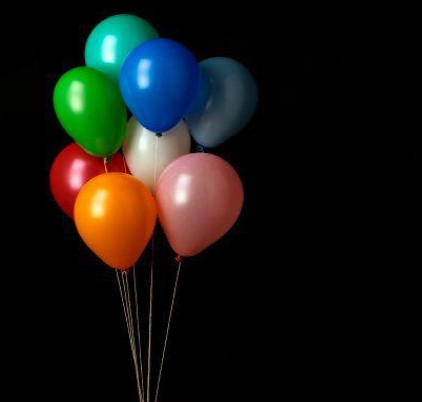
%> input picture image.jpg, 422 x 402 px
$ octave Color_Segmentation.m   (GNU Octave 9; MATLAB toolbox functions it lacks are replaced by stand-ins)
%> lines starting %> are read from the running program, lines starting %| are printed output that depends on the picture; in (x1, y1, x2, y2) boxes, pixels count from 0 and x2, y2 are one past the last pixel; in counts of white or black regions, pixels touching at a corner belong together; the program's own positions count from 1
% MATLAB code for using custom and automatic threshold for segmentation
% read the image.
k=imread("image.jpg");
%> k is the input picture: size 402x422x3 uint8; mean R, G, B 22.9, 22.2, 18

%Convert into double format.
k=double(k);
%> k: size 402x422x3 double

% take the average of R, G and B channels.
k1=(k(:,:,1)+k(:,:,2)+k(:,:,3))/3;
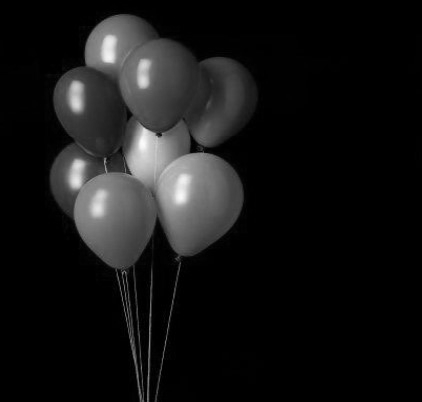
%> k1: size 402x422 double; min 0, max 251, mean 21

% display after converting into uint8 format.
%imtool(uint8(k1),[]);

% read in tiff image and convert it to double format
my_image = k1;
my_image = my_image(:,:,1);

% perform thresholding by logical indexing( Trial and error)
image_thresholded = my_image;
image_thresholded(my_image>3) = 256;
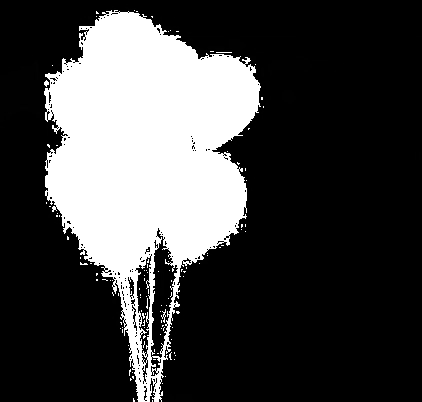
%> image_thresholded: size 402x422 double; min 0, max 256, mean 68; drawn with min black and max white
image_thresholded(my_image<0.5) = 0;
%> image_thresholded: size 402x422 double; 1.38% of pixels changed, all inside (x1, y1, x2, y2) = (0, 0, 420, 402)

% display result
figure()
subplot(1,2,1)
imshow(my_image,[])
title('original image')
subplot(1,2,2)
imshow(image_thresholded,[])
title('thresholded image')

%Calculate a 16-bin histogram for the image.
[counts,x] = imhist(k,16);
%> counts = [338396; 0; 0; 0; 0; 0; 0; 0; 0; 0; 0; 0; 0; 0; 0; 170536]; x = [0; 0.0667; 0.133; 0.2; 0.267; 0.333; 0.4; 0.467; 0.533; 0.6; 0.667; 0.733; 0.8; 0.867; 0.933; 1]
stem(x,counts)
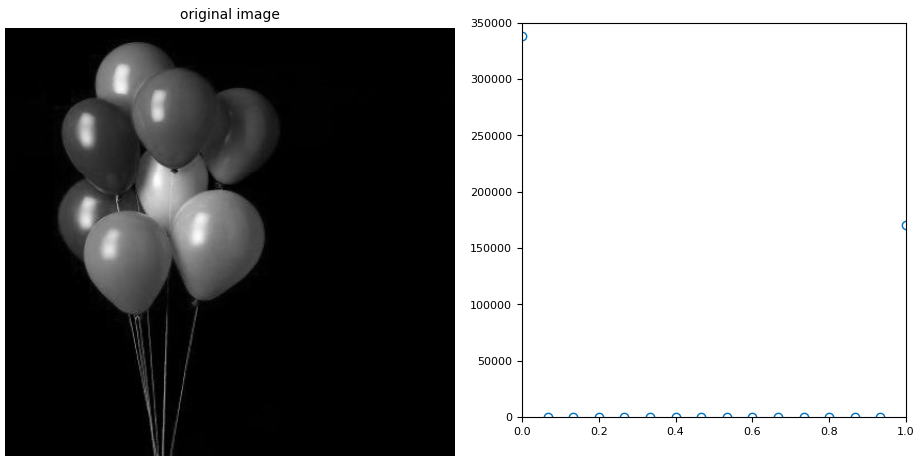
%> figure redrawn from the program's plot data, 2 panels

%Compute a global threshold using the histogram counts.
T = otsuthresh(counts);
%> T = 0.467

%Create a binary image using the computed threshold and display the image.
BW = imbinarize(k1,T);
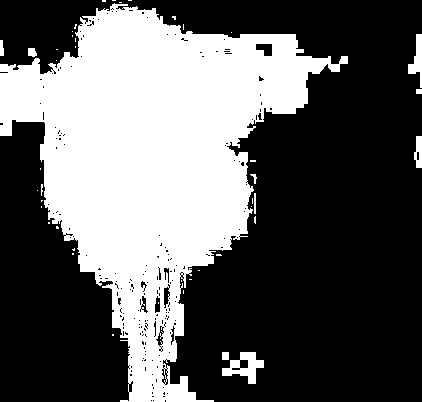
%> BW: size 402x422 logical; 37.3% white; 44 white regions (34 under 20 px), largest, box (x1, y1, x2, y2) and area: (0, 3, 348, 402) 61646, (222, 352, 264, 384) 640, (408, 34, 422, 88) 356
imshow(BW)
title('thresholded image 2')

A=imread('image.jpg');
B = rgb2hsv(A);
%> B: size 402x422x3 double; mean H, S, V 0.125, 0.274, 0.137

%converting the image to HSV space
imhist(A(:,:,1))
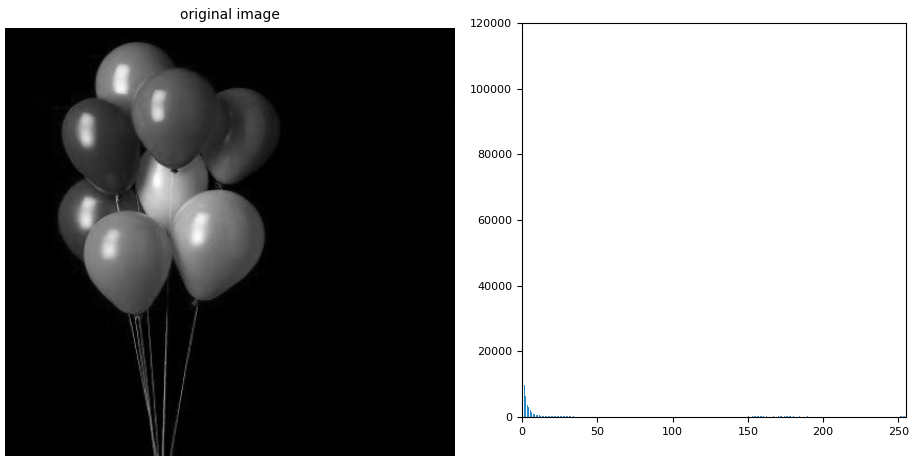
%> figure redrawn from the program's plot data, 2 panels
figure
imshow(B(:,:,1));
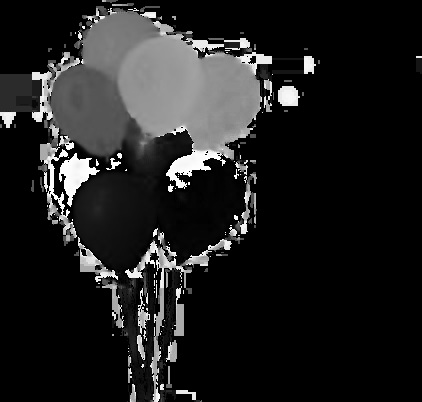
%> displayed picture: size 402x422, on the screen's scale of 0 to 255; min 0, max 255, mean 31.9
title('Hue image 1')

A= hsv2rgb(B);
figure
imshow(A(:,:,1));
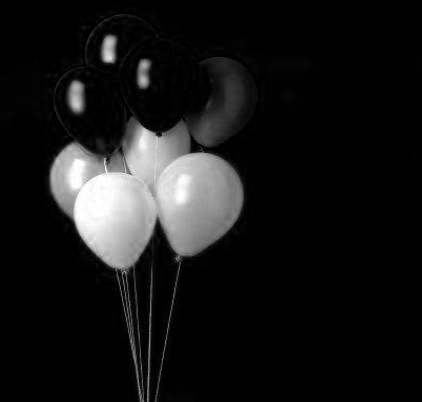
%> displayed picture: size 402x422, on the screen's scale of 0 to 255; min 0, max 255, mean 22.9
title('Hue image 2')
